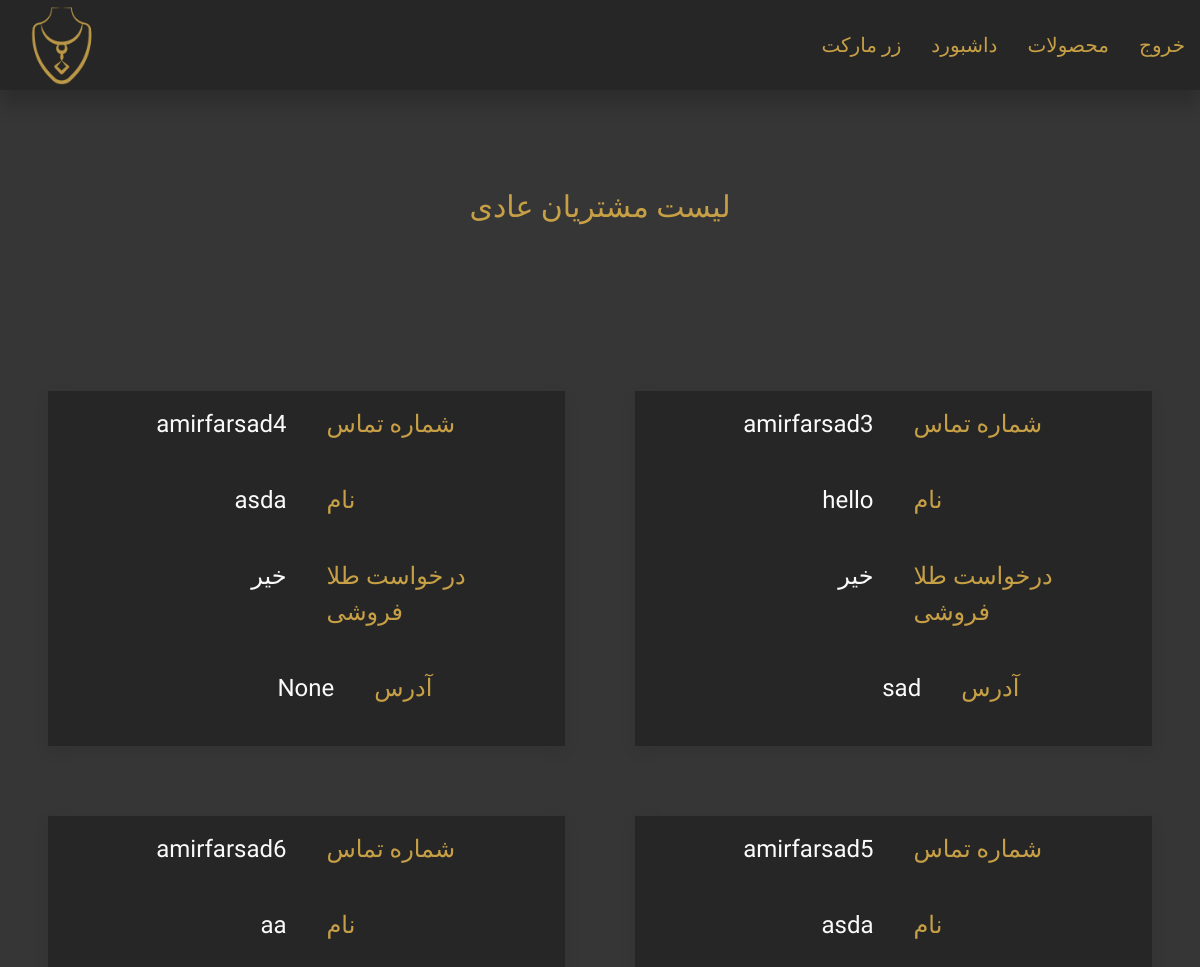
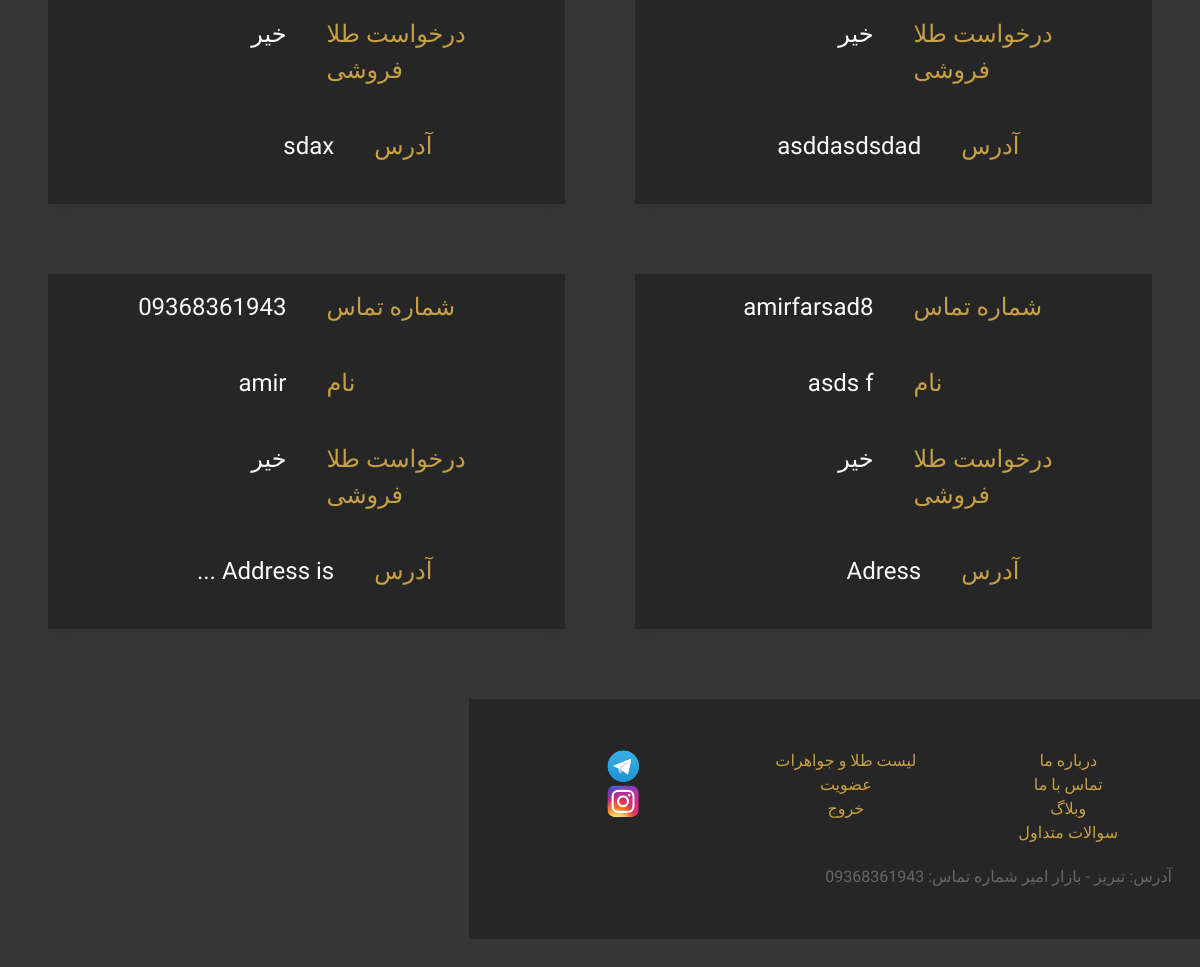
Screenshot of /commonuser/customerlist/ (signed in) with the database file from the repository (2 pictures, top to bottom).
### commonuser/models.py (models this page shows, shortened)
class CommonUserModel(models.Model):
    user = models.OneToOneField(settings.AUTH_USER_MODEL, on_delete = models.CASCADE,
                               related_name='commonusers', primary_key = True)
    address = models.TextField(null = True, blank = True)
    is_jewler_request = models.BooleanField('Jewler Request', default = False)
    is_jewler = models.BooleanField('Jewler Status', default = False)

### accounts/models.py (models this page shows, shortened)
class UserModel(AbstractUser):
    name = models.CharField(max_length=216, null = False, blank = False)
    is_commonuser = models.BooleanField('CommonUser Status', default = False)
    is_masteruser = models.BooleanField('MasterUser Status', default = False)
    slug = models.SlugField(unique = True, null = False, blank = False)

### commonuser/views.py (the view)
# urls.py: path('customerlist/',CustomerListView, name='customerlist'),
@login_required
@masteruser_required
def CustomerListView(request):
    customers = CommonUserModel.objects.filter(is_jewler_request = False)
    return render (request,'commonuser/customerlist.html',{'customers':customers})

### commonuser/templates/commonuser/customerlist.html (shortened to what this page needs)
{% extends "BaseTemplates/base1.html" %}
{% block body_block %}
<br>
<h3 style="font-size:30px;" class="goldC-text uk-text-center fHarmattan uk-text-large">لیست مشتریان عادی</h3>
<br>
<div style="padding:4%" class="uk-grid-match uk-text-center uk-grid-large" uk-grid>
  {% for customer in customers %}
  <div class="uk-width-1-1 uk-width-1-2@s uk-block">
<div  class="uk-card uk-card-default uk-card-body darkgreyC">
<div style="margin-top:-25px"  class=" fHarmattan uk-text-large" uk-grid>
  <div class="uk-width-1-2 uk-text-left goldC-text" >شماره تماس</div><div class="uk-width-1-2 uk-text-right whiteC-text">{{customer.user.username}}</div>
  <div class="uk-width-1-2 uk-text-left goldC-text" >نام</div><div class="uk-width-1-2 uk-text-right whiteC-text">{{customer.user.name}}</div>
  <div class="uk-width-1-2 uk-text-left goldC-text" >درخواست طلا فروشی</div><div class="uk-width-1-2 uk-text-right whiteC-text">{% if customer.is_customer_request %}بله{% else %} خیر{% endif %}</div>
<div class="uk-width-2-5 uk-text-left goldC-text" >آدرس</div><div class="uk-width-3-5 uk-text-right whiteC-text">{{customer.address}}</div>
</div>
</div>
</div>
  {% endfor %}
    {% endblock %}

### statics/css/styles.css (style rules this page uses)
.fHarmattan { font-family: 'Harmattan', sans-serif; }
.goldC-text { color: #c7a046; }
.whiteC-text { color: #fafafa; }
.darkgreyC { background-color: #262626; }
.greyC { background-color: #363636; }

### rows the page displays
CommonUserModel: user.username "amirfarsad3", user.name "hello", address "sad"
CommonUserModel: user.username "amirfarsad4", user.name "asda", address "None"
CommonUserModel: user.username "amirfarsad5", user.name "asda", address "asddasdsdad"
CommonUserModel: user.username "amirfarsad6", user.name "aa", address "sdax"
CommonUserModel: user.username "amirfarsad8", user.name "asds f", address "Adress"
CommonUserModel: user.username "09368361943", user.name "amir", address "Address is ..."
